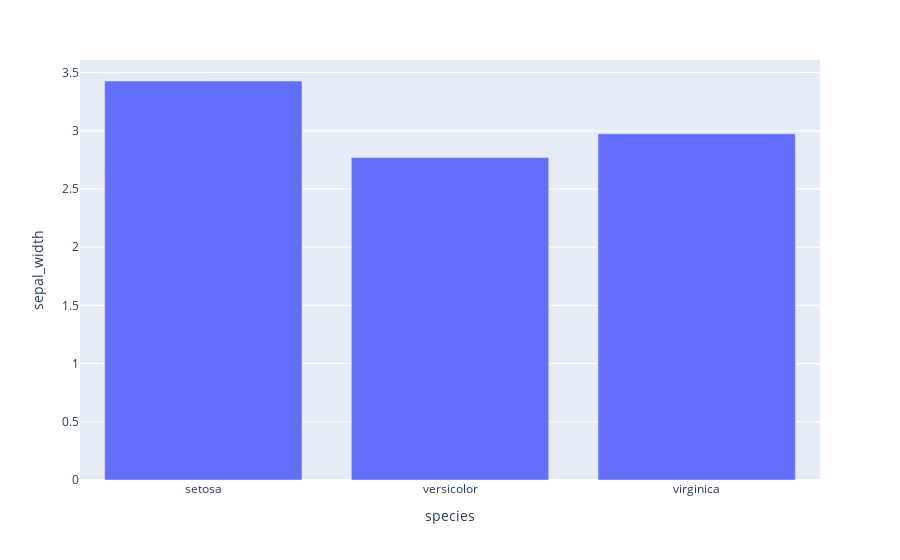

The cell this chart's notebook holds for it:
### Code cell
fig3 = px.bar(df_bar, x='species', y='sepal_width')
fig3.show()
# save the plot
fig3.write_image('./output/fig3.png', scale=3)

### Figure 1 — Plotly figure (JSON) as saved in the notebook; plotly's stock layout.template omitted (floating-point values rounded to 4 significant figures)
{"data": [{"alignmentgroup": "True", "hovertemplate": "species=%{x}<br>sepal_width=%{y}<extra></extra>", "legendgroup": "", "marker": {"color": "#636efa", "pattern": {"shape": ""}}, "name": "", "offsetgroup": "", "orientation": "v", "showlegend": false, "textposition": "auto", "type": "bar", "x": ["setosa", "versicolor", "virginica"], "xaxis": "x", "y": [3.428, 2.77, 2.974], "yaxis": "y"}], "layout": {"barmode": "relative", "legend": {"tracegroupgap": 0}, "margin": {"t": 60}, "xaxis": {"anchor": "y", "domain": [0, 1], "title": {"text": "species"}}, "yaxis": {"anchor": "x", "domain": [0, 1], "title": {"text": "sepal_width"}}}}
